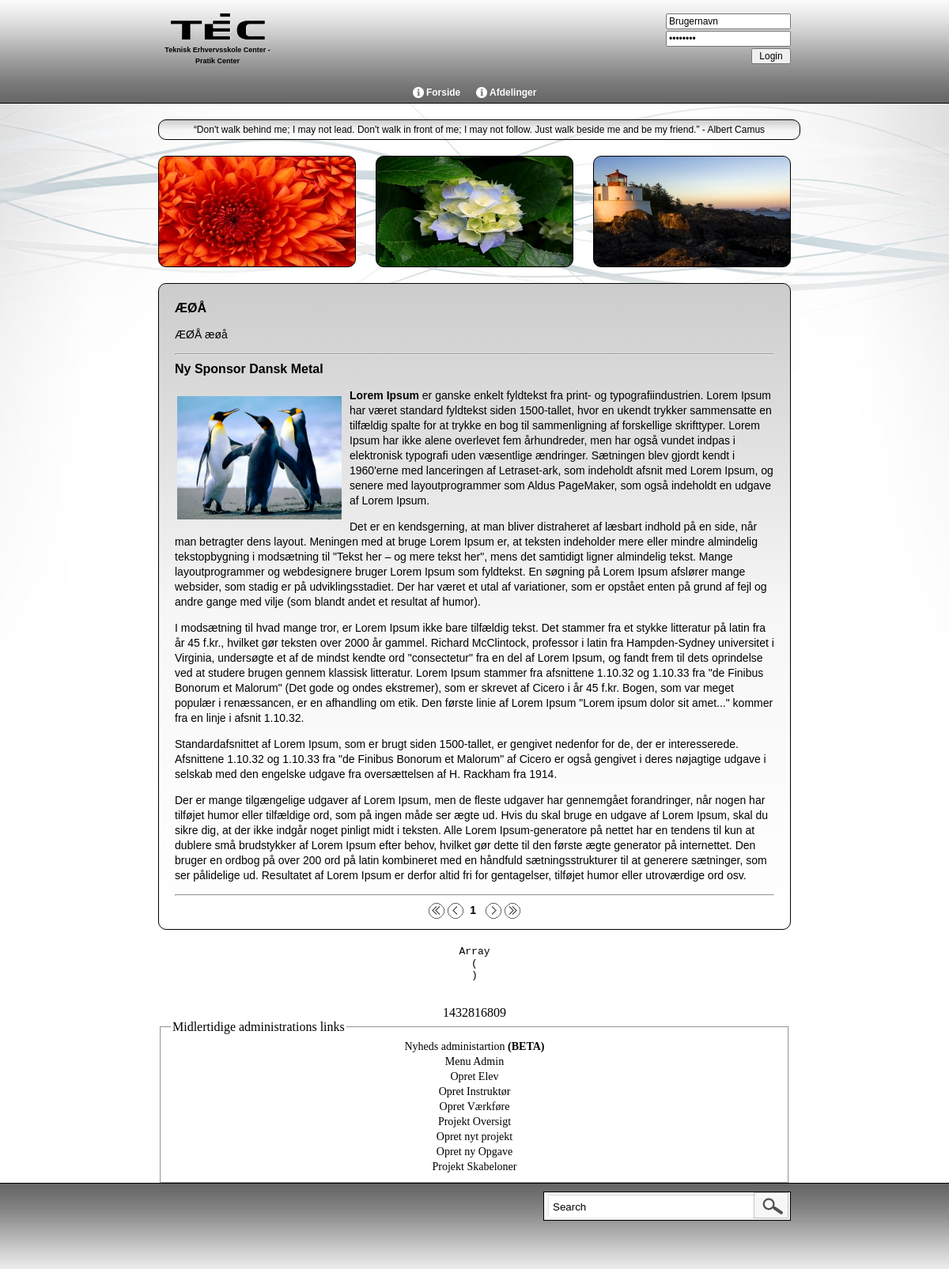
/Site/index.php, run on the app's committed database.
### tables this page shows
CREATE TABLE IF NOT EXISTS `main_menu_cat` (
  `id` int(11) NOT NULL,
  `menu_cat_name` varchar(255) NOT NULL,
  `sort_nr` int(11) NOT NULL,
  `icon` text
);

CREATE TABLE IF NOT EXISTS `quotes` (
  `id` int(11) NOT NULL,
  `quote` varchar(255) NOT NULL,
  `date` int(2) NOT NULL
);

CREATE TABLE IF NOT EXISTS `images` (
  `image_id` int(11) NOT NULL,
  `image_navn` varchar(255) NOT NULL,
  `image_small` text NOT NULL,
  `image_big` text NOT NULL,
  `image_date` int(11) NOT NULL,
  `fk_album_id` int(11) NOT NULL
);

CREATE TABLE IF NOT EXISTS `news` (
  `id` int(11) NOT NULL,
  `titel` varchar(255) NOT NULL,
  `txt` text NOT NULL,
  `date` int(11) NOT NULL
);

### Site/include/URL_controller/url_controller.php (called while the page is built, shortened)
<?php
if(isset($_GET['administration']))
{
	$admin = mysqli_real_escape_string($db_conn,strip_tags($_GET['administration']));
    $html_headder_title = $admin;
}
else {
    $admin = '';
}
if(isset($_GET['page']))
{
	$page = mysqli_real_escape_string($db_conn,strip_tags($_GET['page']));
    $html_headder_title = $page;
}
else if($admin == '')
{
	$page = 'Forside';
}
?>

### Site/include/Navigation/navbox.php (the view, shortened to what this page needs)
<nav>
    <ul>
        <li><a href="index.php"><img src="img/icons/003w.png" /> Forside</a></li>
        <?php
            $nav_sql="SELECT * FROM main_menu_cat" ;
            $nav_result= mysqli_query($db_conn, $nav_sql) or die (mysqli_error($db_conn));
            while ($nav_row= mysqli_fetch_assoc($nav_result))
            {
                $nav_cat_id=$nav_row['id'];
                if($nav_row['icon']==NULL)
                {
                    $nav_image='<img src="img/icons/003w.png" />';
                }
                else
                {
                    $nav_image="<img src='".$nav_row['icon']."' />";
                } ?>
                <li>
                    <?php echo $nav_image.' '; echo $nav_row['menu_cat_name']; ?>
                    <?php
                    $sub_nav_sql = "select * from main_menu_subcat Where fk_menu_cat_id = '$nav_cat_id'";
                    $sub_nav_resut = mysqli_query($db_conn, $sub_nav_sql) or die (mysql_error());
                    while($page_row = mysqli_fetch_assoc($sub_nav_resut))
                    {
                        $sub_cat_id=$page_row['id'];
                        if($page_row['icon']==NULL)
                        {
                            $nav_image='<img src="img/icons/003w.png" />';
                        }
                        else
                        {
                            $nav_image="<img src='".$page_row['icon']."' />";
                        } ?>
                                <?php
                                $sub_nav_sql = "select * from main_menu_subsubcat Where fk_menu_subcat_id = '$sub_cat_id'";
                                $sub_nav_resut = mysqli_query($db_conn, $sub_nav_sql) or die (mysql_error());
                                {?>
                        <?php   }
                    }?>
                </li>
<?php       }?>
    </ul>
</nav>

### Site/include/html_headder.php (shortened to what this page needs)
<?php
require_once('DBcon/dbconn.php');
	include_once('class/kgPager.php');
require_once('include/URL_controller/url_controller.php');
?>
<!DOCTYPE html>
<html>
    <head>
        <link href="css/nav-style.css" rel="stylesheet">
        <link href="style.css" rel="stylesheet">
    <link rel="stylesheet" href="//ajax.googleapis.com/ajax/libs/jqueryui/1.11.0/themes/smoothness/jquery-ui.css" />
    <link href="froala_editor/css/font-awesome.min.css" rel="stylesheet" type="text/css">
    <link href="froala_editor/css/froala_editor.min.css" rel="stylesheet" type="text/css">
    </head>

### Site/index.php
<?php include_once("include/html_headder.php") ?>
<div id="bodywrap" align="center">
    <?php include_once("include/header.php") ?>
    <?php include_once("include/content.php") ?>
    <?php include_once("include/footer.php") ?>
</div>
<?php include_once("include/html_end.php") ?>

### Site/include/header.php (shortened to what this page needs)
<div id="header">
  <div id="headerwrap">
    <div id="headertopspace"></div>
    <div id="headerteclogo"> <a href="index.php"><img src="img/tec_logo.png" alt="TEC-PC.dk - klik for at komme til forsiden" border="0"></a><strong>
      <h5>Teknisk Erhvervsskole Center - Pratik Center</h5>
      </strong></a> </div>
    <div style="height:70px; width:500px; float:left; margin-bottom:14px;">
    </div>
    <div id="headerlogin" align="left">
	<?php
	  if (!isset($_SESSION['user']))
		{
			include_once("include/User_module/login.php");
		}
	?>
    </div>
    <div id="navbox">
      <?php include_once("include/Navigation/navbox.php") ?>
    </div>
  </div>
</div>

### Site/include/User_module/login.php (shortened to what this page needs)
<?php
if (!isset($_SESSION['user']))
{
?>
<form method="post" action="">
<input name="username" type="email" id="username" value="Brugernavn" class="headerlogin_class" onfocus="if (this.value == 'Brugernavn') {this.value = '';}" onblur="if (this.value == '') {this.value = 'Brugernavn';}" title="Din email" />
<input name="password" type="password" id="password" value="Password" class="headerlogin_class"/ onfocus="if (this.value == 'Password') {this.value = '';this.type='password';}" onblur="if (this.value == '') {this.value = 'Password';this.type='password';}"/>
<input type="submit" name="Submit" value="Login" class="headerlogin_login" />
</form>
<?php
}
?>

### Site/include/content.php (shortened to what this page needs)
<div id="contend" align="center">
  <div id="longtextbox">
  	<?php include_once("include/random_quote.php"); ?>
  </div>
<?php
if(isset($page) == "Forside")
{
?>
  <div id="smalltextboxwrapper">
	<?php include_once("include/tre_random_pics.php"); ?>
  </div>
<?php
}
?>
  <div id="bigtextboxes" class="bigtextboxes">
  <?php
    if(!isset($page)){
    }
    else {
        switch($page) {
        case 'Forside':
            include_once("include/news.php");
            break;
        }
    }
    ?>
  </div>
  <?php
echo "<pre>";
print_r($_SESSION);
echo "</pre>";
echo "<br />".time();
?>
    <fieldset>
    <legend>Midlertidige administrations links</legend>
    <a href="index.php?administration=Nyhed">Nyheds administartion <strong>(BETA)</strong></a><br>
    <a href="index.php?administration=menu">Menu Admin</a><br>
    <a href="index.php?administration=Opret Elev">Opret Elev</a><br>
    <a href="index.php?administration=Opret Instruktør">Opret Instruktør</a><br>
    <a href="index.php?administration=Opret Værkføre">Opret Værkføre</a><br>
    <a href="index.php?administration=Projekt Oversigt">Projekt Oversigt</a><br>
    <a href="index.php?administration=Opret nyt projekt">Opret nyt projekt</a><br>
    <a href="index.php?administration=Opret ny opgave">Opret ny Opgave</a><br>
    <a href="index.php?administration=Projekt Skabeloner">Projekt Skabeloner</a><br>
</fieldset>
</div>

### Site/include/random_quote.php (shortened to what this page needs)
<div style="max-width:790px;">
<?php
	$month_day = date('j');
	$sql = "SELECT * FROM quotes WHERE date != '0'";
		$result = mysqli_query($db_conn,$sql) or die (mysqli_error($db_conn));
		$row = mysqli_fetch_assoc($result);
		$rows = mysqli_num_rows($result);
		$quote_date = $row['date'];
	if ($rows == '0')
	{
		$sql = "SELECT * FROM quotes ORDER BY RAND() LIMIT 1";
			$result = mysqli_query($db_conn,$sql) or die (mysqli_error($db_conn));
			$row = mysqli_fetch_assoc($result);
			$quote_id = $row['id'];
		echo $row['quote'];
		$sql = "UPDATE quotes SET date = '$month_day' WHERE id = '$quote_id'";
			mysqli_query($db_conn,$sql) or die (mysqli_error($db_conn));
	}
	else
	if ($quote_date == $month_day)
	{
		echo $row['quote'];
	}
?>
</div>

### Site/include/tre_random_pics.php (shortened to what this page needs)
      <?php
      	$counter_2 = 0;
	$random_image_sql = "SELECT * FROM images ORDER BY RAND() LIMIT 3";
	$random_image_result = mysqli_query($db_conn,$random_image_sql) or die (mysqli_error($db_conn));
	while ($random_image_row = mysqli_fetch_assoc($random_image_result))
	{
		if($counter_2 == 0)
		{
			$box_id = 'smalltextboxleft';
		}
		else if($counter_2 == 1)
		{
			$box_id = 'smalltextboxmid';
		}
		else if($counter_2 == 2)
		{
			$box_id = 'smalltextboxright';
		}
		?>
          <div style=" background:url(<?php echo $random_image_row['image_small']; ?>)" id="<?php echo $box_id; ?>"></div>
          <?php
	$counter_2 ++;
	}
?>

### Site/class/kgPager.php (shortened to what this page needs)
<?PHP
class kgPager {
    var $total_records = NULL;
    var $scroll_page = NULL;
    var $per_page = NULL;
    var $total_pages = NULL;
    var $current_page = NULL;
    var $page_links = NULL;
    function total_pages ($pager_url, $total_records, $scroll_page, $per_page, $current_page) {
        $this -> url = $pager_url;
        $this -> total_records = $total_records;
        $this -> scroll_page = $scroll_page;
        $this -> per_page = $per_page;
        if (!is_numeric($current_page)) {
            $this -> current_page = 1;
        }else{
            $this -> current_page = $current_page;
        }
        if ($this -> current_page == 1) $this -> start = 0; else $this -> start = ($this -> current_page - 1) * $this -> per_page;
        $this -> total_pages = ceil($this -> total_records / $this -> per_page);
    }
    function page_links ($inactive_page_tag, $pager_url_last) {
        if ($this -> total_pages <= $this -> scroll_page) {
            if ($this -> total_records <= $this -> per_page) {
                $loop_start = 1;
                $loop_finish = $this -> total_pages;
            }else{
                $loop_start = 1;
                $loop_finish = $this -> total_pages;
            }
        }
        for ($i = $loop_start; $i <= $loop_finish; $i++) {
            if ($i == $this -> current_page) {
                $this -> page_links .= '&nbsp;<span '.$inactive_page_tag.'><b>'.$i.'</b></span>&nbsp;&nbsp;';
            }else{
                $this -> page_links .= '<span><a href="'.$this -> url.$i.$pager_url_last.'">'.$i.'</a></span>&nbsp;';
            }
        }
    }
    function pager_set ($pager_url, $total_records, $scroll_page, $per_page, $current_page, $inactive_page_tag, $previous_page_text, $next_page_text, $first_page_text, $last_page_text, $pager_url_last) {
        $this -> page_links($inactive_page_tag, $pager_url_last);
    }
}
?>

### Site/include/news.php
<?php
	$news_sql = "SELECT * FROM news";
	$news_result = mysqli_query($db_conn, $news_sql) or die (mysqli_error($db_conn));
	$total_records = mysqli_num_rows($news_result);
	$scroll_page = 10;
	$per_page = 5;
	if(isset($_GET['npage']))
	{
		$current_page = strip_tags($_GET['npage']);
	}
	else
	{
		$current_page = 1;
	}
	$pager_url = "index.php?page=$page&npage=";
	$inactive_page_tag = 'id="current_page"';
	$previous_page_text = '&nbsp;<img style="vertical-align:bottom;" src="img/a2-prev.png" />&nbsp;';
	$next_page_text = '<img src="img/a3-next.png" style="vertical-align:bottom;" />&nbsp; ';
	$first_page_text = '<img src="img/a1-first.png" style="vertical-align:bottom;" />';
	$last_page_text = '<img src="img/a4-last.png" style="vertical-align:bottom;" />';
	$pager_url_last = ' ';
	$kgPagerOBJ = new kgPager();
	$kgPagerOBJ -> pager_set($pager_url , $total_records , $scroll_page , $per_page , $current_page , $inactive_page_tag , $previous_page_text , $next_page_text , $first_page_text , $last_page_text , $pager_url_last);
	$albums_result = mysqli_query($db_conn,$news_sql." ORDER BY id DESC LIMIT ".$kgPagerOBJ -> start.", ".$kgPagerOBJ -> per_page."");
	while ($news_row = mysqli_fetch_assoc($albums_result))
	{
?>
    <div class="drop_shadow" id="news_text">
		<?php echo '<h2>'.$news_row['titel'].' </h2>'; ?>
		<?php echo '<p>'.$news_row['txt'].'</p>'; ?>
        <hr/>
    </div>
    <?php }
	echo '<center><div style="clear:both; height:15px; width:700px;">';
      if($current_page > 1)
	  {
		  echo '<p style="display:inline; ">'.$kgPagerOBJ -> first_page.'</p>' ;
		  echo '<p style="display:inline; ">'.$kgPagerOBJ -> previous_page.'</p>' ;
	  }
	  else
	  {
		  echo '<p style="display:inline;">&nbsp;<img style="vertical-align:bottom;" src="img/d1-first.png" />&nbsp;</p>';
		  echo '<p style="display:inline;"><img src="img/d2-prev.png" style="vertical-align:bottom;" />&nbsp;</p>';
	  }
	  echo '<p style="display:inline; line-height: 22px; ">'.$kgPagerOBJ -> page_links.'</p>' ;
	  if($current_page >= $kgPagerOBJ -> total_pages)
	  {
		  echo '<p style="display:inline;">&nbsp;<img src="img/d3-next.png" style="vertical-align:bottom;" />&nbsp;</p>';
		  echo '<p style="display:inline;"><img src="img/d4-last.png" style="vertical-align:bottom;" />&nbsp;</p>';
	  }
	  else
	  {
		  echo '<p style="display:inline;">'.$kgPagerOBJ -> next_page.'</p>' ;
		  echo '<p style="display:inline;">'.$kgPagerOBJ -> last_page.'</p>' ;
	  }
      echo '</div></center>';
	 ?>

### Site/include/footer.php
<div id="footer">
  <div style="width:800px; height:100px">
    <div style="width:487px; height:100px; float:left">
    </div>
    <div style="width:313px; height:90px; margin-top:10px; float:left">
      <div id="searchwrapper">
        <?php include_once("include/footer_search.php") ?>
      </div>
    </div>
  </div>
</div>

### Site/include/footer_search.php
<form action="">
    <input type="text" class="searchbox" name="s" value="Search" onfocus="if (this.value == 'Search') {this.value = '';}" onblur="if (this.value == '') {this.value = 'Search';}">
    <input type="image" scr="" class="searchbox_submit" value="">
</form>

### Site/include/html_end.php
</html>

### Site/css/nav-style.css (style rules this page uses)
nav { font-family: Verdana, Geneva, sans-serif; font-size: 12px; line-height: normal; margin: 0px; padding: 0px; white-space: nowrap; text-align: center; font-weight: bold; text-shadow: 1px 1px #666; clear: both; float: left; width: 800px; margin-top: 4px; }
nav ul { margin: 0px; padding: 0px; border: 0px; list-style: none; position: relative; display: inline-table; }
nav ul li { color: #fff; }
nav ul img { width: 14px; height: 14px; vertical-align: text-bottom; }
nav ul:after { content: ""; clear: both; display: block; }
nav ul li { float: left; }
nav ul li { padding: 5px 10px; }
nav ul li a { display: block; color: #fff; text-decoration: none; text-align: left; }
nav ul a { font-size: 12px; line-height: normal; text-align: center; }

### data on the page
main_menu_cat: menu_cat_name "Afdelinger"
quotes: quote "“Don't walk behind me; I may not lead. Don't walk in front of me; I may not follow. Just walk beside me and be my friend.” - Albert Camus"
images: image_small (picture)
images: image_small (picture)
images: image_small (picture)
news: titel "ÆØÅ", txt "ÆØÅ æøå"
news: titel "Ny Sponsor Dansk Metal", txt (picture), txt "Lorem Ipsum er ganske enkelt fyldtekst fra print- og typografiindustrien. Lorem Ipsum har været standard fyldtekst siden 1500-tallet, hvor en ukendt trykker sammensatte en tilfældig spalte for at trykke en bog til sammenligning af forskellige skrifttyper. Lorem Ipsum har ikke alene overlevet fem århundreder, men har også vundet indpas i elektronisk typografi uden væsentlige ændringer. Sætningen blev gjordt kendt i 1960'erne med lanceringen af Letraset-ark, som indeholdt afsnit med Lorem Ipsum, og senere med layoutprogrammer som Aldus PageMaker, som også indeholdt en udgave af Lorem Ipsum. Det er en kendsgerning, at man bliver distraheret af læsbart indhold på en side, når man betragter dens…"
